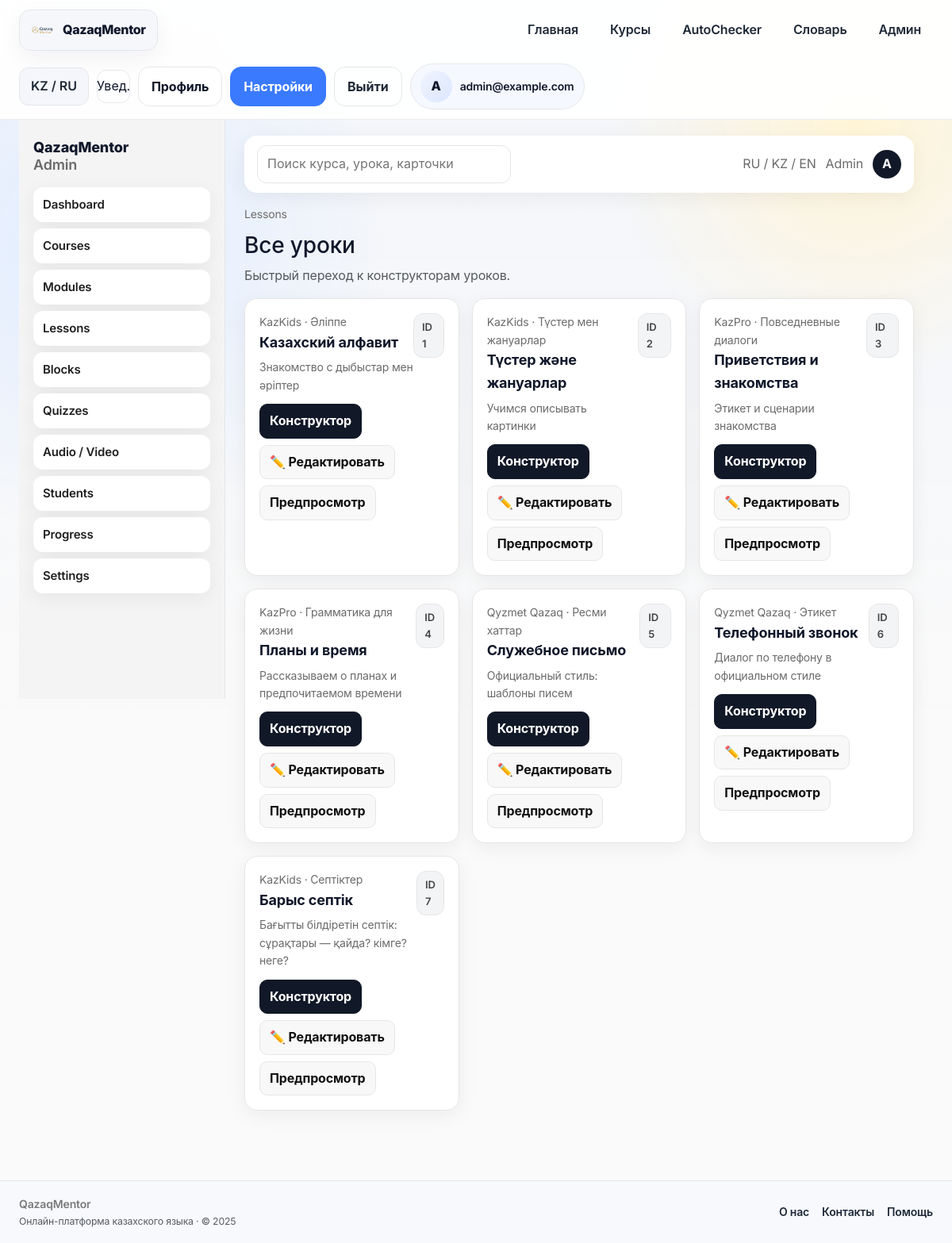
Screenshot of /admin/lessons (signed in) with the database file from the repository.
### app/models/__init__.py (models this page shows, shortened)
class User(Base):
    __tablename__ = "users"
    __allow_unmapped__ = True
    id = Column(Integer, primary_key=True, index=True)
    email = Column(String, unique=True, index=True, nullable=False)
    hashed_password = Column(String, nullable=False)
    age = Column(Integer, nullable=False)
    target = Column(String, nullable=False)  # school / general / business
    daily_minutes = Column(Integer, nullable=False, default=10)
    level = Column(String, nullable=True)
    role = Column(String, nullable=False, default="user")
    created_at = Column(DateTime, server_default=func.now(), nullable=False)
    placements: List["PlacementTestResult"] = relationship(
        "PlacementTestResult", back_populates="user", cascade="all, delete-orphan"
    )
    progresses: List["UserProgress"] = relationship(
        "UserProgress", back_populates="user", cascade="all, delete-orphan"
    )

class Lesson(Base):
    __tablename__ = "lessons"
    __allow_unmapped__ = True
    id = Column(Integer, primary_key=True, index=True)
    module_id = Column(Integer, ForeignKey("modules.id"), nullable=False)
    title = Column(String, nullable=False)
    description = Column(Text, nullable=True)
    lesson_type = Column(String, nullable=True)
    estimated_time = Column(Integer, nullable=True)
    difficulty = Column(String, nullable=True)
    age_group = Column(String, nullable=True)  # kids / adult / gov
    order = Column(Integer, nullable=False, default=1)
    module: "Module" = relationship("Module", back_populates="lessons")
    blocks: List["LessonBlock"] = relationship(
        "LessonBlock", back_populates="lesson", cascade="all, delete-orphan", order_by="LessonBlock.order"
    )
    flashcards: List["Flashcard"] = relationship(
        "Flashcard", back_populates="lesson", cascade="all, delete-orphan"
    )
    quizzes: List["Quiz"] = relationship(
        "Quiz", back_populates="lesson", cascade="all, delete-orphan"
    )

class Course(Base):
    __tablename__ = "courses"
    __allow_unmapped__ = True
    id = Column(Integer, primary_key=True, index=True)
    slug = Column(String, unique=True, nullable=False)
    name = Column(String, nullable=False)
    description = Column(Text, nullable=False)
    audience = Column(String, nullable=False)  # kids / adult / gov
    modules: List["Module"] = relationship(
        "Module", back_populates="course", cascade="all, delete-orphan", order_by="Module.order"
    )

class Module(Base):
    __tablename__ = "modules"
    __allow_unmapped__ = True
    id = Column(Integer, primary_key=True, index=True)
    course_id = Column(Integer, ForeignKey("courses.id"), nullable=False)
    name = Column(String, nullable=False)
    order = Column(Integer, nullable=False, default=1)
    description = Column(Text, nullable=True)
    course: "Course" = relationship("Course", back_populates="modules")
    lessons: List["Lesson"] = relationship(
        "Lesson", back_populates="module", cascade="all, delete-orphan", order_by="Lesson.order"
    )

### app/routers/admin.py (the view)
@router.get("/lessons")
async def lessons_all(request: Request, db: Session = Depends(get_db)):
    lessons = (
        db.query(models.Lesson)
        .options(selectinload(models.Lesson.module).selectinload(models.Module.course))
        .order_by(models.Lesson.module_id, models.Lesson.order)
        .all()
    )
    return render_template(request, "admin/lessons_all.html", {"lessons": lessons})

### app/templates/admin/lessons_all.html
{% extends "admin/admin_base.html" %}
{% block admin_content %}
<div class="admin-breadcrumbs">Lessons</div>
<h3 class="mb-2">Все уроки</h3>
<p class="text-muted mb-3">Быстрый переход к конструкторам уроков.</p>
<div class="admin-grid">
    {% for lesson in lessons %}
    <div class="admin-card">
        <div class="d-flex justify-content-between align-items-start">
            <div>
                <div class="admin-card__meta">{{ lesson.module.course.name if lesson.module and lesson.module.course else "Course" }} · {{ lesson.module.name if lesson.module else "Module" }}</div>
                <div class="admin-card__title">{{ lesson.title }}</div>
                <div class="admin-card__meta">{{ lesson.description or "Описание не заполнено" | truncate(140) }}</div>
            </div>
            <span class="badge-pill">ID {{ lesson.id }}</span>
        </div>
        <div class="admin-actions">
            <a class="admin-btn primary" href="/admin/lesson/{{ lesson.id }}">Конструктор</a>
            <a class="admin-btn" href="/admin/lesson/{{ lesson.id }}/edit">✏️ Редактировать</a>
            <a class="admin-btn" href="/lesson/{{ lesson.id }}">Предпросмотр</a>
        </div>
    </div>
    {% else %}
    <div class="text-muted">Уроков нет.</div>
    {% endfor %}
</div>
{% endblock %}

### app/templates/admin/admin_base.html
{% extends "base.html" %}
{% block content %}
<link rel="stylesheet" href="{{ url_for('static', path='css/admin.css') }}?v=1">
<div class="admin-layout">
    <aside class="admin-sidebar">
        <div class="admin-sidebar__brand">QazaqMentor<br><span>Admin</span></div>
        <nav class="admin-nav">
            <a href="/admin" class="admin-nav__item">Dashboard</a>
            <a href="/admin/courses" class="admin-nav__item">Courses</a>
            <a href="/admin/modules" class="admin-nav__item">Modules</a>
            <a href="/admin/lessons" class="admin-nav__item">Lessons</a>
            <a href="/admin/blocks" class="admin-nav__item">Blocks</a>
            <a href="/admin/quizzes" class="admin-nav__item">Quizzes</a>
            <a href="/admin/media" class="admin-nav__item">Audio / Video</a>
            <a href="/admin/students" class="admin-nav__item">Students</a>
            <a href="/admin/progress" class="admin-nav__item">Progress</a>
            <a href="/admin/settings" class="admin-nav__item">Settings</a>
        </nav>
    </aside>
    <div class="admin-main">
        <div class="admin-topbar">
            <form class="admin-search" action="/admin/search" method="get">
                <input type="search" name="q" placeholder="Поиск курса, урока, карточки" />
            </form>
            <div class="admin-topbar__actions">
                <div class="admin-lang">RU / KZ / EN</div>
                <div class="admin-role">Admin</div>
                <div class="admin-profile">{{ (user.email if user else "A")[:1]|upper }}</div>
            </div>
        </div>
        <div class="admin-content">
            {% block admin_content %}{% endblock %}
        </div>
    </div>
</div>
{% endblock %}

### app/templates/base.html (shortened to what this page needs)
<!DOCTYPE html>
<html lang="kk">
<head>
    <link href="https://cdn.jsdelivr.net/npm/bootstrap@5.3.3/dist/css/bootstrap.min.css" rel="stylesheet">
    <link rel="stylesheet" href="{{ url_for('static', path='css/main.css') }}?v=qm2">
</head>
<body>
{% set current_user = request.state.user or (user if user is defined else None) %}
{% set current_path = request.url.path if request and request.url else '' %}
<header class="app-nav">
    <div class="page-shell nav-inner">
        <a href="/" class="brand-mark">
            <img src="{{ url_for('static', path='img/logo.png') }}" alt="QazaqMentor">
            <span>QazaqMentor</span>
        </a>
        <nav class="nav-links">
            <a class="nav-link {% if current_path == '/' %}active{% endif %}" href="/">Главная</a>
            <a class="nav-link {% if '/courses' in current_path %}active{% endif %}" href="/courses">Курсы</a>
            <a class="nav-link {% if '/autochecker' in current_path %}active{% endif %}" href="/autochecker">AutoChecker</a>
            <a class="nav-link {% if '/vocabulary' in current_path or '/dictionary' in current_path %}active{% endif %}" href="/vocabulary">Словарь</a>
            {% if current_user and current_user.is_admin %}
            <a class="nav-link" href="/admin">Админ</a>
            {% endif %}
        </nav>
        <div class="nav-actions">
            <button class="nav-chip" type="button">KZ / RU</button>
            <button class="icon-button" type="button" aria-label="Уведомления">Увед.</button>
            {% if current_user %}
                <a class="btn btn-outline-dark" href="/profile">Профиль</a>
                <a class="btn btn-primary" href="/settings">Настройки</a>
                <form action="/logout" method="post" class="m-0">
                    <button type="submit" class="btn btn-ghost">Выйти</button>
                </form>
                <div class="profile-chip">
                    <div class="avatar">{{ current_user.email[0]|upper }}</div>
                    <div class="fw-semibold small">{{ current_user.full_name or current_user.email }}</div>
                </div>
            {% else %}
                <a class="btn btn-outline-dark" href="/login">Войти</a>
                <a class="btn btn-primary" href="/signup">Регистрация</a>
            {% endif %}
        </div>
    </div>
</header>
<main class="page-body">
    <div class="page-shell">
        {% block content %}{% endblock %}
    </div>
</main>
<footer class="footer-bar mt-5">
    <div class="page-shell d-flex align-items-center justify-content-between flex-wrap gap-3">
        <div>
            <div class="fw-semibold">QazaqMentor</div>
            <div class="small text-muted">Онлайн-платформа казахского языка · © 2025</div>
        </div>
        <div class="d-flex align-items-center gap-3">
            <a href="#">О нас</a>
            <a href="#">Контакты</a>
            <a href="#">Помощь</a>
        </div>
    </div>
</footer>
</body>
</html>

### app/static/css/main.css (style rules this page uses)
:root { --bg: #f7f8fa; --surface: #ffffff; --surface-2: #f0f4ff; --ink: #0f172a; --ink-soft: #1f2937; --muted: #7a7a7a; --border: #e5e7eb; --accent: #3a7afe; --accent-2: #f9d65c; --accent-green: #16b574; --accent-red: #ef4444; --accent-amber: #f59e0b; --radius-lg: 18px; --radius-md: 14px; --radius-sm: 10px; --shadow-soft: 0 24px 80px rgba(17, 24, 39, 0.08); --shadow-sm: 0 10px 30px rgba(15, 23, 42, 0.05); --shadow-press: 0 8px 18px rgba(58, 122, 254, 0.28); --gradient-hero: linear-gradient(135deg, #e9f0ff 0%, #fff 58%, #f9d65c22 100%); --gradient-card: linear-gradient(145deg, #f9fbff 0%, #eef2ff 100%); }
* { box-sizing: border-box; }
body { background: var(--bg); color: var(--ink); font-family: "Inter", "Manrope", "SF Pro Display", -apple-system, system-ui, sans-serif; line-height: 1.6; letter-spacing: -0.01em; min-height: 100vh; }
a { color: inherit; text-decoration: none; }
img { max-width: 100%; display: block; }
.container, .page-shell { max-width: 1220px; margin: 0 auto; padding: 0 24px; }
main, header, footer { position: relative; z-index: 1; }
.app-nav { position: sticky; top: 0; z-index: 100; background: rgba(255, 255, 255, 0.92); backdrop-filter: blur(18px); border-bottom: 1px solid rgba(229, 231, 235, 0.8); padding: 12px 0; }
.nav-inner { display: flex; align-items: center; justify-content: space-between; gap: 16px; flex-wrap: wrap; }
.brand-mark { display: inline-flex; align-items: center; gap: 10px; padding: 10px 14px; border-radius: var(--radius-md); background: #f5f7fb; border: 1px solid var(--border); box-shadow: var(--shadow-sm); font-weight: 800; letter-spacing: -0.02em; color: var(--ink); }
.brand-mark img { height: 30px; width: 30px; object-fit: contain; }
.nav-links { display: flex; align-items: center; gap: 10px; flex-wrap: wrap; }
.nav-link { padding: 10px 14px; border-radius: 12px; font-weight: 600; color: var(--ink-soft); border: 1px solid transparent; transition: all 0.18s ease; }
.nav-actions { display: flex; align-items: center; gap: 10px; }
.nav-chip, .btn-ghost, .brand-chip { padding: 10px 14px; border-radius: 12px; border: 1px solid var(--border); background: #f4f6fb; font-weight: 600; color: var(--ink-soft); transition: all 0.16s ease; }
.icon-button { width: 42px; height: 42px; display: inline-flex; align-items: center; justify-content: center; border-radius: 12px; border: 1px solid var(--border); background: #fff; color: var(--ink); transition: all 0.16s ease; }
.avatar, .profile-pill { width: 40px; height: 40px; border-radius: 50%; background: linear-gradient(135deg, #f0f4ff, #dce6ff); display: inline-flex; align-items: center; justify-content: center; font-weight: 800; color: var(--ink); }
.profile-chip { display: inline-flex; align-items: center; gap: 10px; padding: 8px 12px; border-radius: 999px; background: #f6f8ff; border: 1px solid var(--border); }
.btn, .cta-primary, .cta-secondary, .auth-btn, .gray-btn, .placement-btn, .vocab-arrow, .vocab-arrow:focus-visible { border-radius: 14px; font-weight: 700; border: 1px solid transparent; transition: all 0.18s ease; box-shadow: none; }
.btn, .auth-btn, .gray-btn, .placement-btn { padding: 12px 16px; }
.btn-primary, .btn-outline-dark:active, .btn-outline-primary { background: var(--accent); color: #fff; border-color: var(--accent); }
.btn-outline-dark, .btn-outline-secondary, .btn-outline-primary, .btn-light, .btn-outline-light, .btn-outline-dark:focus { background: #fff; color: var(--ink); border: 1px solid var(--border); }
.btn-ghost { background: transparent; color: var(--ink-soft); border-color: var(--border); }
.footer-bar { background: #f7f9fd; border-top: 1px solid #e5e7eb; padding: 18px 0; font-size: 14px; color: var(--muted); }
.footer-bar a { color: var(--ink-soft); font-weight: 600; }

### rows the page displays
User: email "A", email "admin@example.com"
Lesson: module.course "KazKids", module "Әліппе", title "Казахский алфавит", description "Знакомство с дыбыстар мен әріптер", id "1"
Lesson: module.course "KazKids", module "Түстер мен жануарлар", title "Түстер және жануарлар", description "Учимся описывать картинки", id "2"
Lesson: module.course "KazPro", module "Повседневные диалоги", title "Приветствия и знакомства", description "Этикет и сценарии знакомства", id "3"
Lesson: module.course "KazPro", module "Грамматика для жизни", title "Планы и время", description "Рассказываем о планах и предпочитаемом времени", id "4"
Lesson: module.course "Qyzmet Qazaq", module "Ресми хаттар", title "Служебное письмо", description "Официальный стиль: шаблоны писем", id "5"
Lesson: module.course "Qyzmet Qazaq", module "Этикет", title "Телефонный звонок", description "Диалог по телефону в официальном стиле", id "6"
Lesson: module.course "KazKids", module "Септіктер", title "Барыс септік", description "Бағытты білдіретін септік: сұрақтары — қайда? кімге? неге?", id "7"
